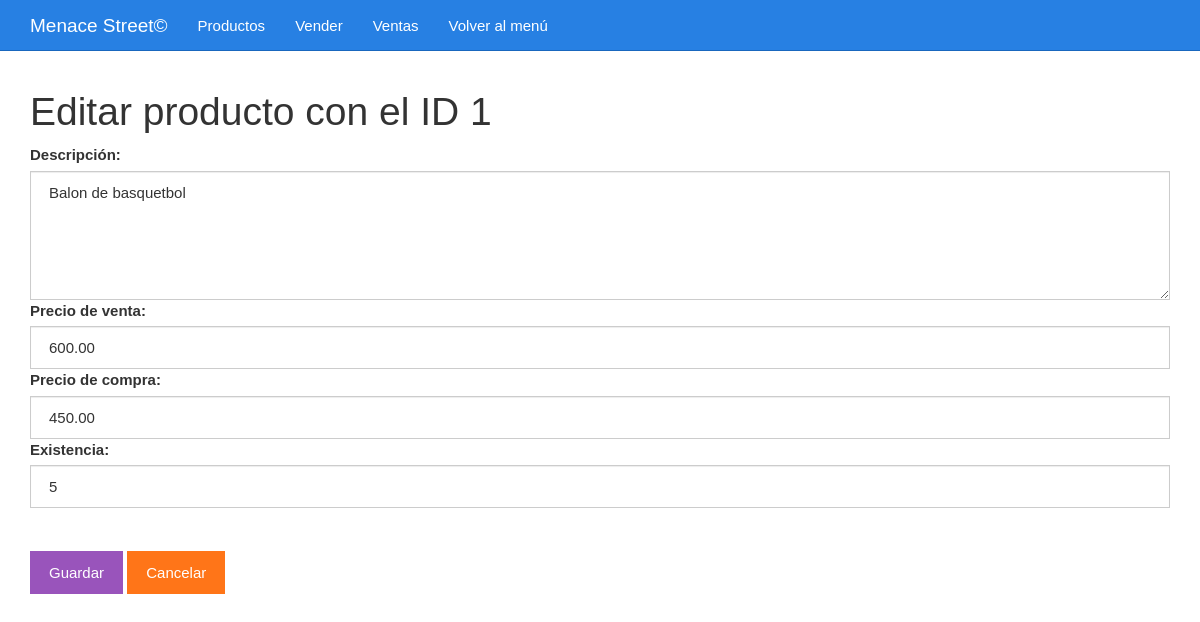
/ventasgym/editar.php?codigo=1, run on the app's committed database.
### tables this page shows
CREATE TABLE `productos` (
  `codigo` bigint(20) UNSIGNED NOT NULL,
  `descripcion` varchar(255) NOT NULL,
  `precioVenta` decimal(5,2) NOT NULL,
  `precioCompra` decimal(5,2) NOT NULL,
  `existencia` int(11) NOT NULL
);

### ventasgym/editar.php (the view, shortened to what this page needs)
<?php
$codigo = $_GET["codigo"];
include_once "base_de_datos.php";
$sentencia = $base_de_datos->prepare("SELECT * FROM productos WHERE codigo = ?;");
$sentencia->execute([$codigo]);
$producto = $sentencia->fetch(PDO::FETCH_OBJ);
?>
<?php include_once "encabezado.php" ?>
	<div class="col-xs-12">
		<h1>Editar producto con el ID <?php echo $producto->codigo; ?></h1>
		<form method="post" action="guardarDatosEditados.php">
			<label for="descripcion">Descripción:</label>
			<textarea required id="descripcion" name="descripcion" cols="30" rows="5" class="form-control"><?php echo $producto->descripcion ?></textarea>
			<label for="precioVenta">Precio de venta:</label>
			<input value="<?php echo $producto->precioVenta ?>" class="form-control" name="precioVenta" required type="number" id="precioVenta" placeholder="Precio de venta">
			<label for="precioCompra">Precio de compra:</label>
			<input value="<?php echo $producto->precioCompra ?>" class="form-control" name="precioCompra" required type="number" id="precioCompra" placeholder="Precio de compra">
			<label for="existencia">Existencia:</label>
			<input value="<?php echo $producto->existencia ?>" class="form-control" name="existencia" required type="number" id="existencia" placeholder="Cantidad o existencia">
			<br><br><input class="btn btn-info" type="submit" value="Guardar">
			<a class="btn btn-warning" href="./listar.php">Cancelar</a>
		</form>
	</div>
<?php include_once "pie.php" ?>

### ventasgym/css/estilo.css (style rules this page uses)
body { padding-top: 70px; background: url(https://images-wixmp-ed30a86b8c4ca887773594c2.wixmp.com/f/e3049c6b-24ee-45ad-9a58-d93273001a0c/d4siemv-617770c3-3749-480e-bbae-d5d73d0ab877.jpg/v1/fill/w_800,h_500,q_75,strp/kobe_bryant_vs_michael_jordan_wallpaper_by_lisong24kobe_d4siemv-fullview.jpg?token=eyJ0eXAiOiJKV1QiLCJhbGciOiJIUzI1NiJ9.eyJzdWIiOiJ1cm46YXBwOjdlMGQxODg5ODIyNjQzNzNhNWYwZDQxNWVhMGQyNmUwIiwiaXNzIjoidXJuOmFwcDo3ZTBkMTg4OTgyMjY0MzczYTVmMGQ0MTVlYTBkMjZlMCIsIm9iaiI6W1t7ImhlaWdodCI6Ijw9NTAwIiwicGF0aCI6IlwvZlwvZTMwNDljNmItMjRlZS00NWFkLTlhNTgtZDkzMjczMDAxYTBjXC9kNHNpZW12LTYxNzc3MGMzLTM3NDktNDgwZS1iYmFlLWQ1ZDczZDBhYjg3Ny5qcGciLCJ3aWR0aCI6Ijw9ODAwIn1dXSwiYXVkIjpbInVybjpzZXJ2aWNlOmltYWdlLm9wZXJhdGlvbnMiXX0.TESeLaGiSQZIh7xf1kKACYcN8hnlaSLokx5oPmBD4JA); background-size: 100vw 100vh; background-repeat: no-repeat; }

### data on the page
productos: codigo "1", descripcion "Balon de basquetbol", precioVenta "600.00", precioCompra "450.00", existencia "5"
